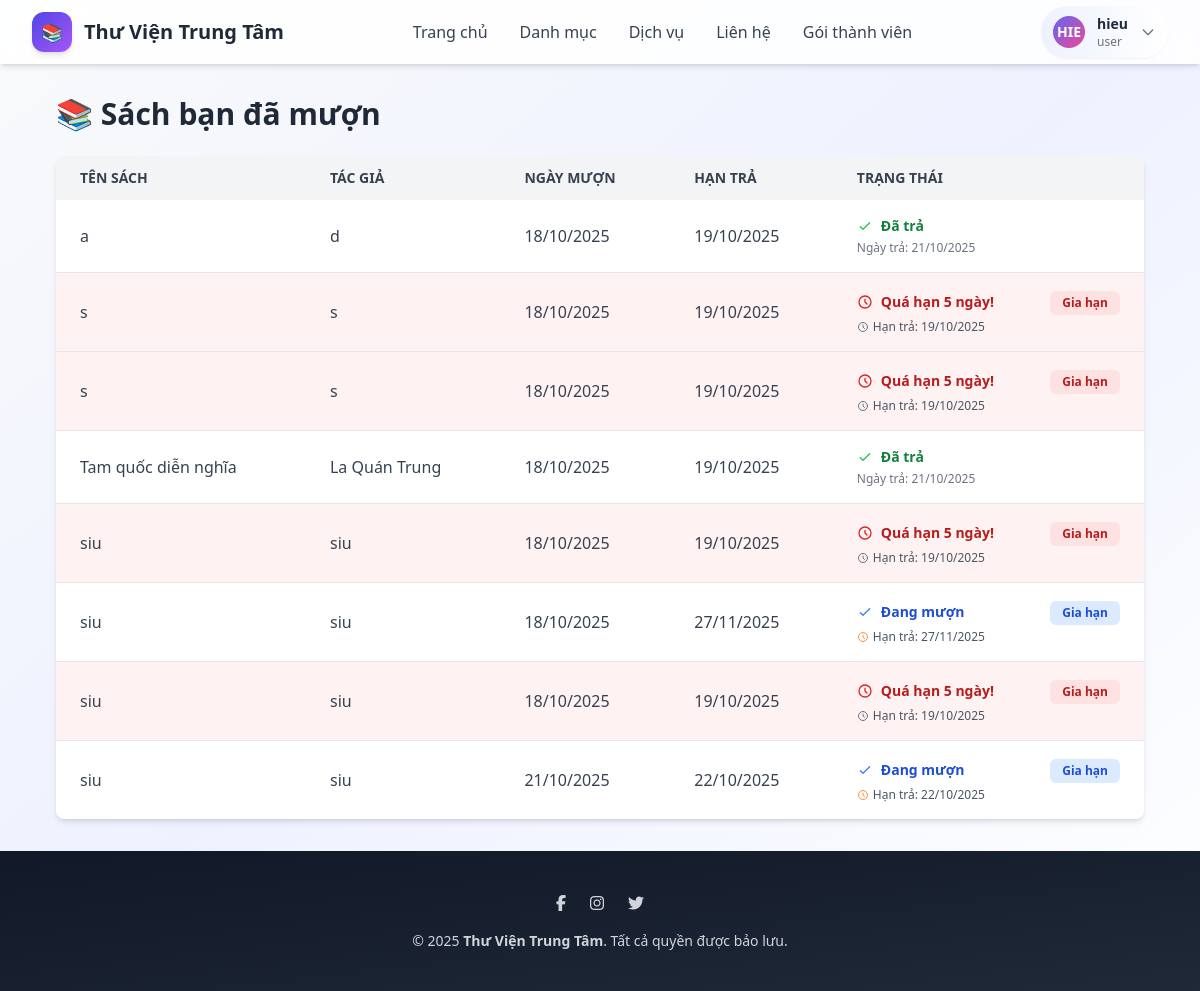
/library/borrowed_books/ (signed in), run on an earlier commit of the app's database.
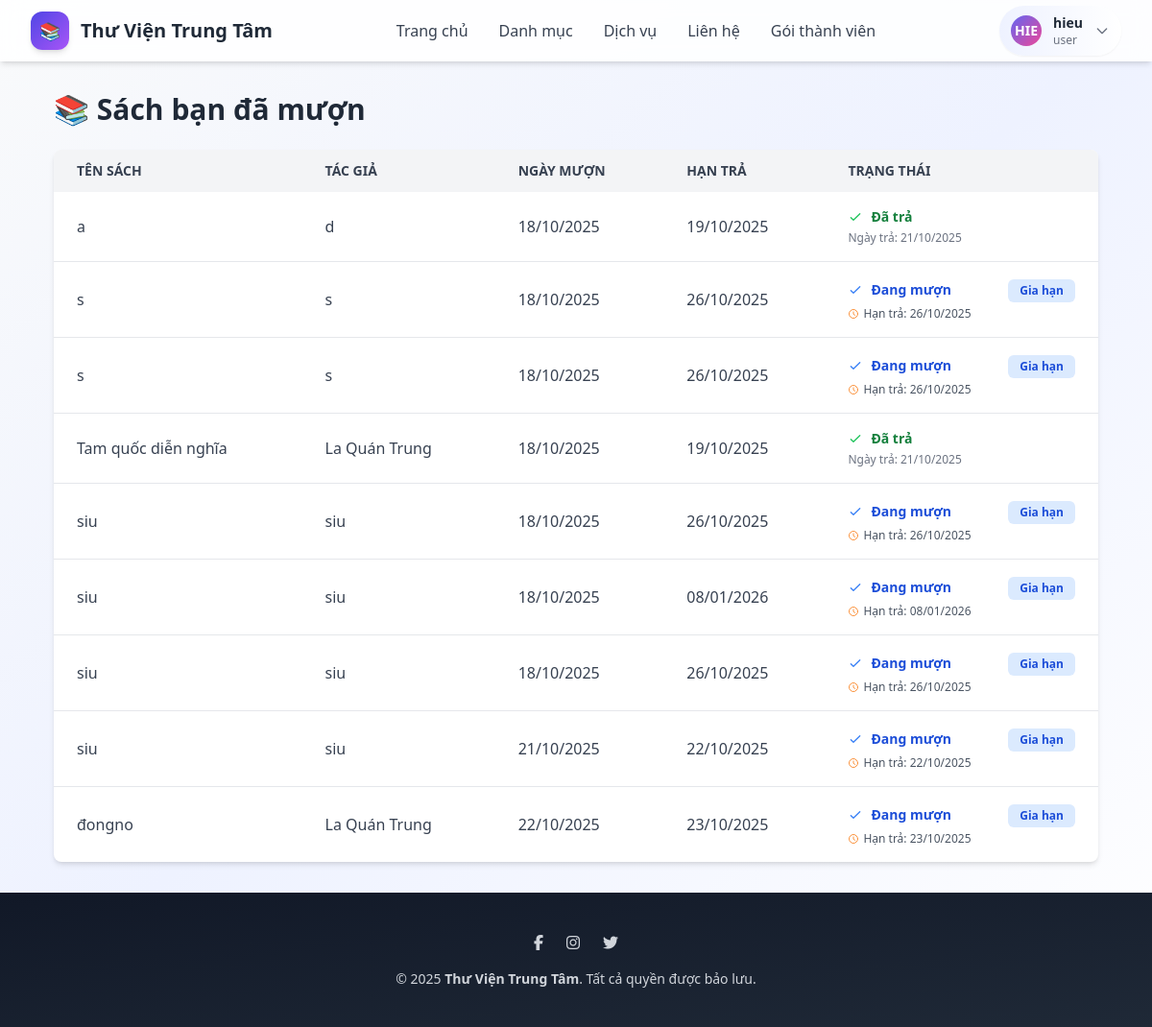
And on a later commit of the database.
### account/models.py (models this page shows, shortened)
class UserProfile(models.Model):
    user = models.OneToOneField(User, on_delete=models.CASCADE)
    name = models.CharField(max_length=100, blank=True, null=True)
    phone= models.CharField(max_length=15, blank=True)
    occupation = models.CharField(max_length=30, blank=True, null=True)
    date_of_birth = models.DateField(max_length=25, blank=True, null=True)
    address = models.TextField(max_length=100,blank=True,null=True)
    Gender_Choices = (
        ('male', 'Nam'),
        ('female', 'Nữ'),
        ('other', 'Khác')
    )
    gender = models.CharField(max_length=10,choices=Gender_Choices)
    Role_Choices = (
        ('user', 'user'),
        ('librarian', 'librarian'),
    )
    role = models.CharField(max_length=10, choices=Role_Choices, default='user')
    Membership_Choices=(
        ('basic','Cơ bản'),
        ('standard','Tiêu chuẩn'),
        ('premium','Cao cấp')
    )
    membership_level= models.CharField(max_length=15, choices=Membership_Choices, default='basic')
    membership_upgrade_date = models.DateField(blank=True, null=True, verbose_name="Ngày nâng cấp")
    membership_expiry_date = models.DateField(blank=True, null=True, verbose_name="Ngày hết hạn")

### Librarian/models.py (models this page shows, shortened)
class BorrowRecord(models.Model):
    STATUS_CHOICES = [
        ('borrowed', 'Đang mượn'),
        ('returned', 'Đã trả'),
        ('overdue', 'Quá hạn'),
    ]
    record_id = models.AutoField(primary_key=True)
    user = models.ForeignKey(UserProfile, on_delete=models.CASCADE, related_name="borrow_records")
    book = models.ForeignKey(Book, on_delete=models.CASCADE, related_name="borrow_records")
    borrow_date = models.DateField()   # ngày mượn
    due_date = models.DateField()      # hạn trả
    return_date = models.DateField(blank=True, null=True)  # ngày trả
    status = models.CharField(max_length=20, choices=STATUS_CHOICES, default='borrowed')
    renew_count = models.IntegerField(default=0)
    @property
    def late_days(self):
        if self.return_date and self.due_date:
            delay = (self.return_date - self.due_date).days
            return delay if delay > 0 else 0
        elif self.status == 'overdue' and self.due_date:
            delay = (date.today() - self.due_date).days
            return delay if delay > 0 else 0
        return 0

class Book(models.Model):
    STATUS_CHOICES = [
        ('available', 'Available'),
        ('unavailable', 'Unavailable'),
    ]
    book_id = models.AutoField(primary_key=True)
    title = models.CharField(max_length=255)
    author = models.CharField(max_length=255)
    year = models.IntegerField(blank=True, null=True)
    category = models.CharField(max_length=100, blank=True, null=True)
    quantity = models.PositiveIntegerField(default=0)
    status = models.CharField(max_length=20, choices=STATUS_CHOICES, default='available')
    description = models.TextField(blank=True, null=True)

### library/views.py (the view)
# urls.py: path('borrowed_books/', views.borrowed_books, name='borrowed_books'),
@login_required
def borrowed_books(request):
    user_profile = request.user.userprofile
    borrowed_books = BorrowRecord.objects.filter(user=user_profile).select_related('book')
    context = {
        'borrowed_books': borrowed_books,
    }
    return render(request, 'library/borrowed_books.html', context)

### library/templates/library/borrowed_books.html (shortened to what this page needs)
{% extends 'base.html' %}
{% load static %}
{% block content %}
<div class="max-w-6xl mx-auto p-8">
  <h1 class="text-3xl font-bold mb-6 text-gray-800">📚 Sách bạn đã mượn</h1>
  {% if borrowed_books %}
    <div class="overflow-x-auto bg-white shadow-md rounded-lg">
      <table class="min-w-full text-left text-gray-700">
        <thead class="bg-gray-100 text-sm uppercase font-semibold">
          <tr>
            <th class="px-6 py-3">Tên sách</th>
            <th class="px-6 py-3">Tác giả</th>
            <th class="px-6 py-3">Ngày mượn</th>
            <th class="px-6 py-3">Hạn trả</th>
            <th class="px-6 py-3">Trạng thái</th>
          </tr>
        </thead>
        <tbody class="divide-y">
          {% for record in borrowed_books %}
            <tr class="hover:bg-gray-50 {% if record.status == 'overdue' %}bg-red-50{% endif %}">
              <td class="px-6 py-4 font-medium">{{ record.book.title }}</td>
              <td class="px-6 py-4">{{ record.book.author }}</td>
              <td class="px-6 py-4">{{ record.borrow_date|date:"d/m/Y" }}</td>
              <td class="px-6 py-4">{{ record.due_date|date:"d/m/Y" }}</td>
              <td class="px-6 py-4 space-y-1">
                {% if record.status == "borrowed" %}
                  <div class="flex items-center justify-between">
                    <p class="text-sm text-blue-700 font-semibold flex items-center space-x-2">
                      <svg class="w-4 h-4 text-blue-500 animate-pulse" fill="none" stroke="currentColor" viewBox="0 0 24 24">
                        <path stroke-linecap="round" stroke-linejoin="round" stroke-width="2"
                              d="M5 13l4 4L19 7"></path>
                      </svg>
                      <span>Đang mượn</span>
                    </p>
                    <form method="post" action="{% url 'library:extend_book' record.record_id %}">
                      <button type="submit"
                              class="bg-blue-100 text-blue-700 px-3 py-1 rounded-md text-xs font-semibold hover:bg-blue-200 transition">
                        Gia hạn
                      </button>
                    </form>
                  </div>
                  <p class="text-xs text-gray-600 flex items-center space-x-1">
                    <svg class="w-3 h-3 text-orange-400" fill="none" stroke="currentColor" viewBox="0 0 24 24">
                      <path stroke-linecap="round" stroke-linejoin="round" stroke-width="2"
                            d="M12 8v4l3 3m6-3a9 9 0 11-18 0 9 9 0 0118 0z"></path>
                    </svg>
                    <span>Hạn trả: {{ record.due_date|date:"d/m/Y" }}</span>
                  </p>
                {% elif record.status == "RETURNED" %}
                  <p class="text-sm text-green-700 font-semibold flex items-center space-x-2">
                    <svg class="w-4 h-4 text-green-500" fill="none" stroke="currentColor" viewBox="0 0 24 24">
                      <path stroke-linecap="round" stroke-linejoin="round" stroke-width="2"
                            d="M5 13l4 4L19 7"></path>
                    </svg>
                    <span>Đã trả</span>
                  </p>
                  <p class="text-xs text-gray-500 mt-1">
                    Ngày trả: {{ record.return_date|date:"d/m/Y" }}
                  </p>
                {% elif record.status == "overdue" %}
                  <div class="flex items-center justify-between">
                    <p class="text-sm text-red-700 font-bold flex items-center space-x-2 animate-bounce">
                      <svg class="w-4 h-4 text-red-600" fill="none" stroke="currentColor" viewBox="0 0 24 24">
                        <path stroke-linecap="round" stroke-linejoin="round" stroke-width="2"
                              d="M12 8v4l3 3m6-3a9 9 0 11-18 0 9 9 0 0118 0z"></path>
                      </svg>
                      <span>Quá hạn {{ record.late_days }} ngày!</span>
                    </p>
                    <form method="post" action="{% url 'library:extend_book' record.record_id %}">
                      <button type="submit"
                              class="bg-red-100 text-red-700 px-3 py-1 rounded-md text-xs font-semibold hover:bg-red-200 transition">
                        Gia hạn
                      </button>
                    </form>
                  </div>
                  <p class="text-xs text-gray-600 mt-1 flex items-center space-x-1">
                    <svg class="w-3 h-3 text-gray-500" fill="none" stroke="currentColor" viewBox="0 0 24 24">
                      <path stroke-linecap="round" stroke-linejoin="round" stroke-width="2"
                            d="M12 8v4l3 3m6-3a9 9 0 11-18 0 9 9 0 0118 0z"></path>
                    </svg>
                    <span>Hạn trả: {{ record.due_date|date:"d/m/Y" }}</span>
                  </p>
                {% endif %}
              </td>
            </tr>
          {% endfor %}
        </tbody>
      </table>
    </div>
  {% else %}
    <p class="text-gray-500 mt-6">Bạn chưa mượn quyển sách nào.</p>
  {% endif %}
</div>
{% endblock %}

### templates/base.html (shortened to what this page needs)
<!DOCTYPE html>
<html lang="vi">
<head>
    <script src="https://cdn.tailwindcss.com"></script>
</head>
<body class="bg-gradient-to-br from-gray-50 via-indigo-50 to-white flex flex-col min-h-screen">
    <header class="glass-header shadow-md sticky top-0 z-50 transition-all duration-300">
        <div class="max-w-7xl mx-auto px-4 sm:px-6 lg:px-8">
            <div class="flex justify-between items-center h-16">
                <div class="flex items-center space-x-3">
                    <div class="w-10 h-10 bg-gradient-to-br from-indigo-600 to-purple-500 rounded-xl flex items-center justify-center shadow-md">
                        <span class="text-white font-bold text-lg">📚</span>
                    </div>
                    <h1 class="text-xl font-extrabold text-gray-800">Thư Viện Trung Tâm</h1>
                </div>
                <nav class="hidden md:flex space-x-8 font-medium">
                    <a href="{% url 'library:home' %}" class="text-gray-700 hover:text-indigo-600 transition">Trang chủ</a>
                    <a href="{% url 'library:catalog' %}" class="text-gray-700 hover:text-indigo-600 transition">Danh mục</a>
                    <a href="{% url 'library:services' %}" class="text-gray-700 hover:text-indigo-600 transition">Dịch vụ</a>
                    <a href="{% url 'library:contact' %}" class="text-gray-700 hover:text-indigo-600 transition">Liên hệ</a>
                    <a href="{% url 'library:membership' %}" class="text-gray-700 hover:text-indigo-600 transition">Gói thành viên</a>
                </nav>
                <div class="flex items-center space-x-4">
                    {% if user.is_authenticated and user.userprofile.role == "user" %}
                        <div class="relative inline-block">
                            <button id="userMenuButton" onclick="toggleUserMenu()"
                                class="flex items-center space-x-3 bg-gradient-to-r from-indigo-50 to-white hover:from-indigo-100 rounded-full px-3 py-2 shadow-sm transition">
                                <div class="w-8 h-8 bg-gradient-to-br from-indigo-500 to-pink-500 rounded-full flex items-center justify-center">
                                    <span class="text-white text-sm font-bold">{{ user.username|slice:":3"|upper }}</span>
                                </div>
                                <div class="hidden md:block text-left">
                                    <div class="text-sm font-semibold text-gray-800">{{ user.get_full_name|default:user.username }}</div>
                                    <div class="text-xs text-gray-500">{{ user.userprofile.role }}</div>
                                </div>
                                <svg class="w-4 h-4 text-gray-500" fill="none" stroke="currentColor" viewBox="0 0 24 24">
                                    <path stroke-linecap="round" stroke-linejoin="round" stroke-width="2" d="M19 9l-7 7-7-7"></path>
                                </svg>
                            </button>
                        </div>
                    {% endif %}
                </div>
            </div>
        </div>
    </header>
    <main class="flex-grow">
        {% block content %}{% endblock %}
    </main>
    <footer class="bg-gradient-to-br from-gray-900 to-gray-800 text-gray-300 py-10 mt-auto">
        <div class="max-w-7xl mx-auto px-6 text-center space-y-4">
            <div class="flex justify-center space-x-6">
                <a href="#" class="hover:text-white transition"><i class="fab fa-facebook-f"></i></a>
                <a href="#" class="hover:text-white transition"><i class="fab fa-instagram"></i></a>
                <a href="#" class="hover:text-white transition"><i class="fab fa-twitter"></i></a>
            </div>
            <p class="text-sm">&copy; 2025 <span class="font-semibold">Thư Viện Trung Tâm</span>. Tất cả quyền được bảo lưu.</p>
        </div>
    </footer>
</body>
</html>

What changed in the data, as far as the page shows it:
changed BorrowRecord (number 2 of 9 on the later page): due_date "19/10/2025" → "26/10/2025"; late_days "5" → (not shown); status "Quá hạn ngày!" → "Đang mượn"
changed BorrowRecord (number 3 of 9 on the later page): due_date "19/10/2025" → "26/10/2025"; late_days "5" → (not shown); status "Quá hạn ngày!" → "Đang mượn"
changed BorrowRecord (number 5 of 9 on the later page): due_date "19/10/2025" → "26/10/2025"; late_days "5" → (not shown); status "Quá hạn ngày!" → "Đang mượn"
changed BorrowRecord (number 6 of 9 on the later page): due_date "27/11/2025" → "08/01/2026"
changed BorrowRecord (number 7 of 9 on the later page): due_date "19/10/2025" → "26/10/2025"; late_days "5" → (not shown); status "Quá hạn ngày!" → "Đang mượn"
added BorrowRecord: book "đongno", book.author "La Quán Trung", borrow_date "22/10/2025", due_date "23/10/2025"
